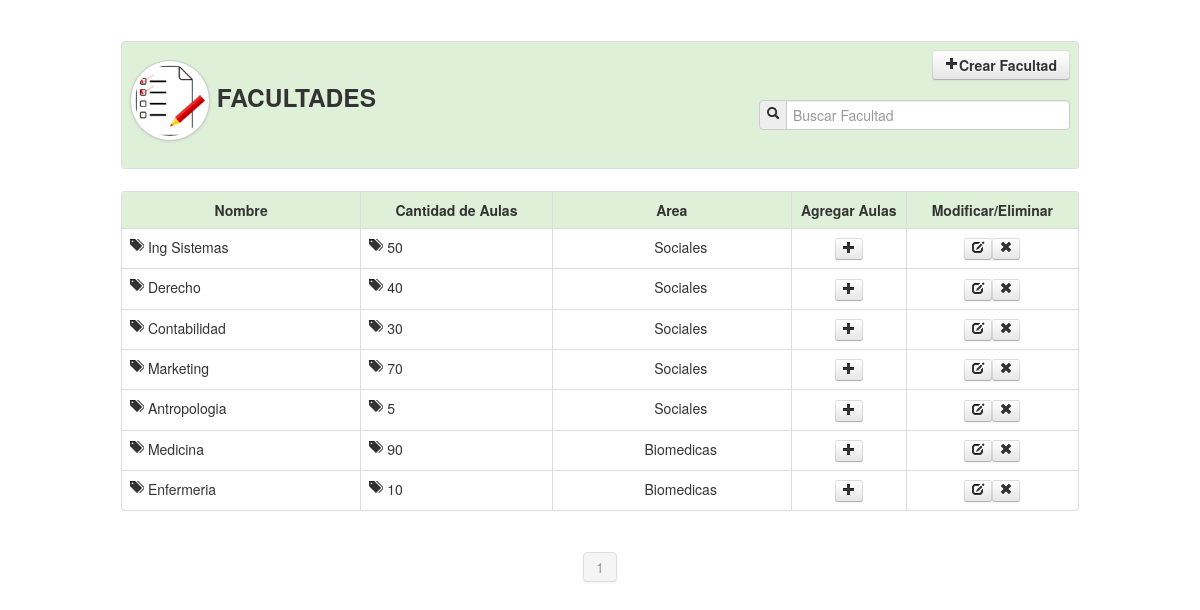
The app's page /facultad/facultad.php (signed in) with its own data.
### tables this page shows
CREATE TABLE `facultad` (
  `id` int(11) NOT NULL,
  `nombre` varchar(50) NOT NULL,
  `cantidad_aulas` int(11) NOT NULL,
  `area` int(11) NOT NULL
);

CREATE TABLE `area` (
  `id` bigint(20) UNSIGNED NOT NULL,
  `nombre` varchar(128) DEFAULT '',
  `descripcion` varchar(128) DEFAULT ''
);

### facultad/clase.php (called while the page is built, shortened)
<?php
    class Consultar_area
{
    private $fetch;
    function __construct($id)
    {
        $this->consulta= mysql_query("SELECT * FROM area where id='$id'");
        $this->fetch = mysql_fetch_array($this->consulta);
    }
    function consultar($campo)
    {
        return $this->fetch[$campo];
    }
}
?>

### facultad/facultad.php (the view, shortened to what this page needs)
<?php
		$maximo=8;
		if(!empty($_GET['pag'])){
			$pag=limpiar($_GET['pag']);
		}else{
			$pag=1;
		}
		$inicio=($pag-1)*$maximo;
			$cans=mysql_query("SELECT COUNT(id)as total FROM facultad");
			if($dat=mysql_fetch_array($cans)){
				$total=$dat['total'];
			}
?>
<!DOCTYPE html>
<html lang="en">
<head>
    <link href="../Recursos/css/bootstrap.css" rel="stylesheet">
    <link href="../Recursos/css/bootstrap-responsive.css" rel="stylesheet">
    <link href="../Recursos/css/docs.css" rel="stylesheet">
    <link href="../Recursos/js/google-code-prettify/prettify.js" rel="stylesheet">
</head>
<body data-spy="scroll" data-target=".bs-docs-sidebar">
<div align="center">
    <table width="80%" border="0">
      <tr>
        <td>
       	  <table class="table table-bordered">
              <tr class="success">
                <td>
                <div class="row-fluid">
                      <div class="span6">
                        	<h3><img src="../Recursos/img/lis.png" class="img-circle img-polaroid" width="70" height="65">
                        	FACULTADES</h3>
                      </div>
                      <div class="span6">
                      	<div align="right">
                       	<a href="ingresar_a_facultad.php" class="btn">
                            	<strong><i class="icon-plus"></i>Crear Facultad</strong>
                        </a>
                       <br><br>
                        <form name="form1" method="post" action="facultad.php">
                            <div class="input-prepend">
                                <span class="add-on"><i class="icon-search"></i></span>
                                <input name="busqueda_facultad" type="text" placeholder="Buscar Facultad" class="input-xlarge" autocomplete="off">
                            </div>
                        </form>
                        </div>
                      </div>
                    </div>
                </td>
              </tr>
            </table>
        </td>
      </tr>
      <tr>
        <td>
        	<table class="table table-bordered table table-hover">
              <tr class="success">
                <td width="25%"><center><strong>Nombre</strong></center></td>
                <td width="20%"><center><strong>Cantidad de Aulas</strong></center></td>
                <td width="25%"><center><strong>Area</strong></center></td>
                <td width="12%"><center><strong>Agregar Aulas</strong></center></td>
                <td width="18%"><center><strong>Modificar/Eliminar</strong></center></td>
              </tr>
              <?php
                if(empty($_POST['busqueda_facultad']))
                   {
                        $sql="SELECT * FROM facultad ORDER BY area";
                   }
                   else
                   {
                       $f_busqueda=limpiar($_POST['busqueda_facultad']);
                       $sql="Select * FROM facultad where nombre LIKE '$f_busqueda%' ORDER BY area LIMIT $inicio, $maximo" ;
                   }
			  	$can=mysql_query($sql);
                while($dato=mysql_fetch_array($can)){
				              $nombre_area=new Consultar_area($dato['area']);
			  ?>
                  <tr>
                    <td><i class="icon-tags"></i> <?php echo trim($dato['nombre']); ?></td>
                    <td><i class="icon-tags"></i> <?php echo trim($dato['cantidad_aulas']); ?></td>
                      <td><center><i class="icon-blackboards"></i> <?php echo $nombre_area->consultar('nombre'); ?></center></td>
                      <td><center>
                    	<a href="ingresar_a_facultad.php?id=<?php echo $dato['id']; ?>" class="btn btn-mini" title="Modificar Facultad">
                    		<i class="icon-plus"></i>
                        </a></center>
                      </td>
                      <td><center>
                        <a href="ingresar_a_facultad.php?id=<?php echo $dato['id']; ?>" class="btn btn-mini" title="Modificar Facultad">
                    		<i class="icon-edit"></i>
                        <a href="eliminar.php?id=<?php echo $dato['id']; ?>" class="btn btn-mini" title="Eliminar Facultad">
                        <i class="icon-remove"></i>
                        </a>
                        </a></center>
                    </td>
                  </tr>
              <?php } ?>
            </table>
        </td>
      </tr>
    </table>
    <div class="pagination">
        <ul>
        	<?php
			if(empty($_POST['busqueda_facultad'])){
				$tp = ceil($total/$maximo);
         		for	($n=1; $n<=$tp ; $n++){
					if($pag==$n){
						echo '<li class="active"><a href="cargo.php?pag='.$n.'">'.$n.'</a></li>';
					}else{
						echo '<li><a href="cargo.php?pag='.$n.'">'.$n.'</a></li>';
					}
				}
			}
			?>
        </ul>
    </div>
</div>
</body>
</html>

### Recursos/css/docs.css (style rules this page uses)
body { position: relative; padding-top: 40px; }

### records on screen
facultad: nombre "Ing Sistemas", cantidad_aulas "50", area.nombre "Sociales"
facultad: nombre "Derecho", cantidad_aulas "40", area.nombre "Sociales"
facultad: nombre "Contabilidad", cantidad_aulas "30", area.nombre "Sociales"
facultad: nombre "Marketing", cantidad_aulas "70", area.nombre "Sociales"
facultad: nombre "Antropologia", cantidad_aulas "5", area.nombre "Sociales"
facultad: nombre "Medicina", cantidad_aulas "90", area.nombre "Biomedicas"
facultad: nombre "Enfermeria", cantidad_aulas "10", area.nombre "Biomedicas"
